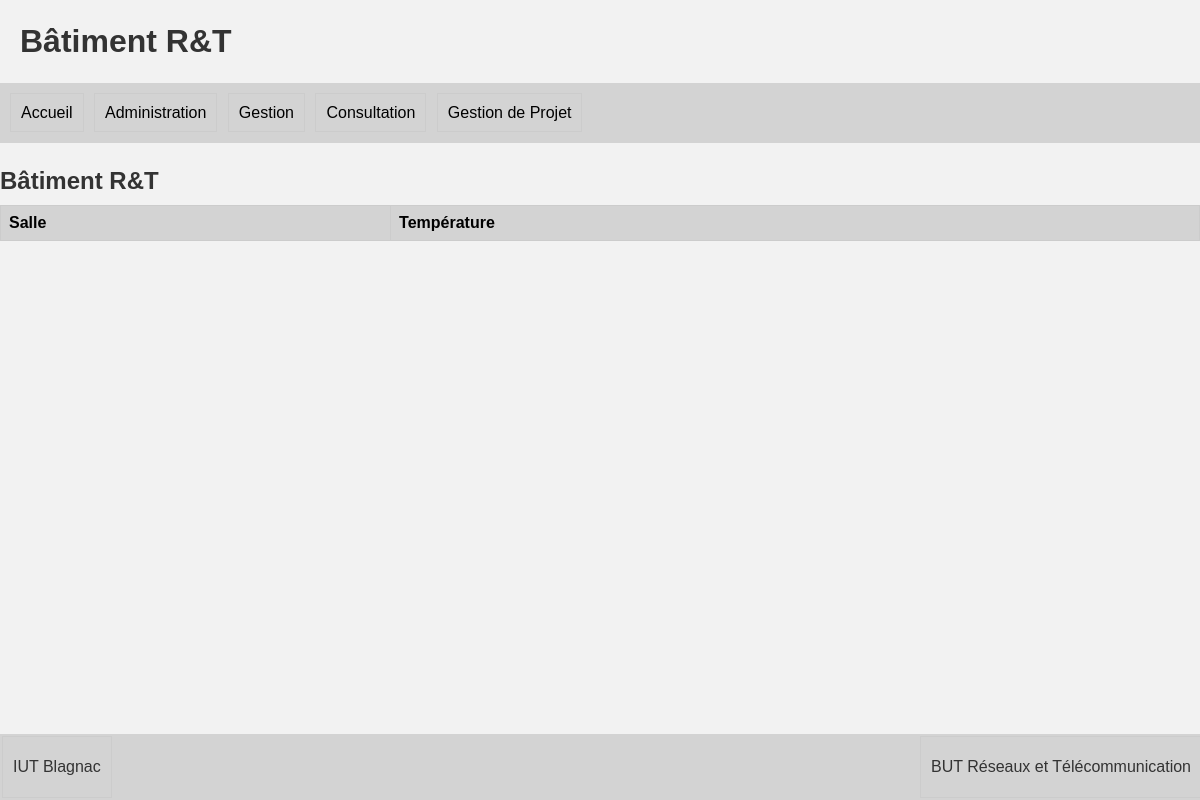
Before: /SAE23/batimentRT.php with the older database file.
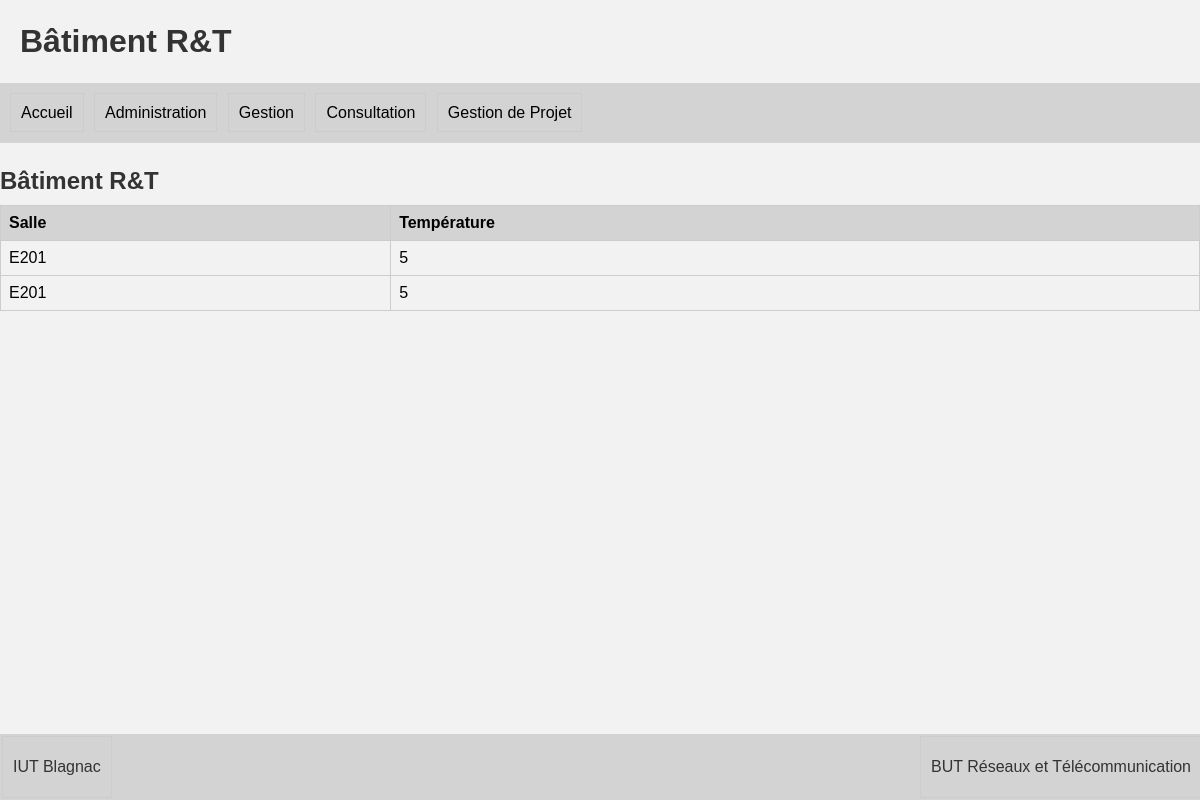
After: the same page with the newer database file.
### tables this page shows
CREATE TABLE IF NOT EXISTS `Mesure` (
`CodeMes` int(30) NOT NULL,
  `Date` datetime DEFAULT CURRENT_TIMESTAMP,
  `Horaire` timestamp NULL DEFAULT CURRENT_TIMESTAMP,
  `Valeur` float NOT NULL,
  `CodeCapt` int(30) NOT NULL
);

CREATE TABLE IF NOT EXISTS `Capteur` (
  `CodeCapt` int(30) NOT NULL,
  `Salle` varchar(20) NOT NULL,
  `Type` varchar(20) NOT NULL,
  `CodeBat` int(30) NOT NULL
);

### SAE23/batimentRT.php (the view, shortened to what this page needs)
<!DOCTYPE html>
<html>
<head>
    <link rel="stylesheet" href="styles/styles.css">
</head>
<body>
    <h1>Bâtiment R&T</h1>
    <ul>
        <li><a href="index.html">Accueil</a></li>
        <li><a href="login.php">Administration</a></li>
        <li><a href="gestion.php">Gestion</a></li>
	    <li><a href="consultation.php">Consultation</a></li>
        <li><a href="gestion_de_projet.html">Gestion de Projet</a></li>
    </ul>
    <h3>Bâtiment R&T</h3>
    <table>
        <tbody>
            <tr>
                <th>Salle</th>
                <th>Température</th>
            </tr>
            <?php
            $db = mysqli_connect("localhost", "DUPONT", "22209481", "sae23") or die('Connexion impossible');
            $query_all_measures = "SELECT Mesure.*, Capteur.Salle FROM Mesure JOIN Capteur ON Mesure.CodeCapt = Capteur.CodeCapt WHERE Capteur.CodeBat = 1";
            $result_all_measures = mysqli_query($db, $query_all_measures);
            while ($measure = mysqli_fetch_assoc($result_all_measures)) {
                echo "<tr>";
                echo "<td>" . $measure['Salle'] . "</td>";
                echo "<td>" . $measure['Valeur'] . "</td>";
                echo "</tr>";
            }
            ?>
        </tbody>
    </table>
    <footer>
        <a href="https://www.iut-blagnac.fr/fr/" class="footer-left">IUT Blagnac</a>
        <a href="https://www.iut-blagnac.fr/fr/departement-rt" class="footer-right">BUT Réseaux et Télécommunication</a>
    </footer>
</body>
</html>

Changed rows visible on the page:
added mesure: CodeCapt.Salle "E201", Valeur "5"
added mesure: CodeCapt.Salle "E201", Valeur "5"
